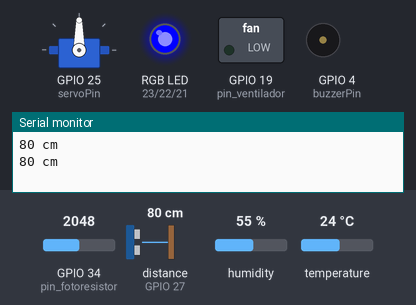
Recording of a sketch running on a simulated ESP32. Shown: servo, switched loads named in the sketch (green lamp = pin HIGH), an RGB LED mixed from three pins (HIGH = lit), buzzer (waves = sounding, pin HIGH), the last lines printed to the serial monitor. Wiring (inferred from the names in the program): ultrasonic range finder: trigger GPIO 26; echo GPIO 27. The test bench sets the inputs (shaded band); at power-on: distance to the obstacle (sensor on GPIO 27) 80 cm, temperature 24 °C, GPIO 34 (pin_fotoresistor) = 2048, humidity 55 %. The echo pulse lasts 58.3 µs per cm; WiFi joins after 1.5 s; servers stay silent unless stated; no MQTT or app messages arrive unless stated; pins used as bus, display or sensor lines are not drawn.

Above: at 3.2 s.
3.3 s: distance to the obstacle (sensor on GPIO 27) set to 22 cm
5.3 s: distance to the obstacle (sensor on GPIO 27) set to 17 cm
At 7.2 s:
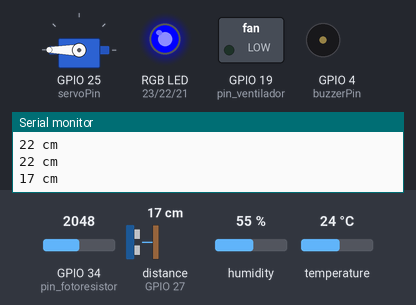
At 11.3 s:
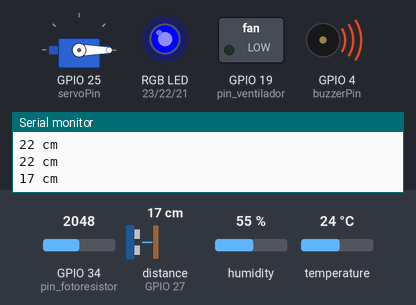
11.4 s: temperature set to 29.3 °C
13.8 s: temperature set to 30.7 °C
At 19.5 s:
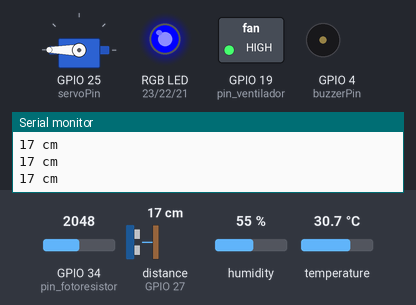
19.8 s: GPIO 34 (pin_fotoresistor) set to 221
25.9 s: GPIO 34 (pin_fotoresistor) set to 182
At 31.7 s:
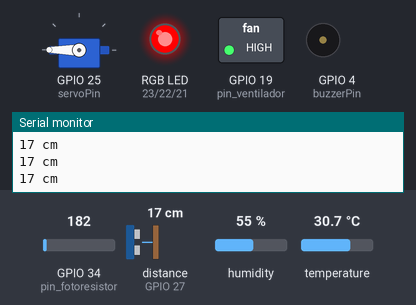
Timing chart, 0 to 43.0 s (numbered marks = the images above; inputs shaded):
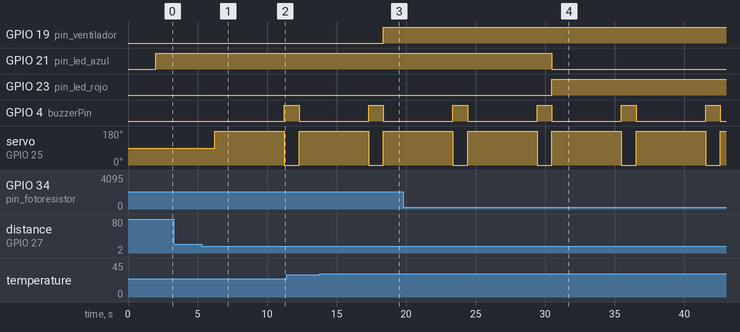

Measured:
- the behaviour switches between 20 and 19 cm on distance to the obstacle (sensor on GPIO 27) (found by bisection; images 0 and 1)
- the behaviour switches between 29.9 and 30 °C on temperature (found by bisection; images 2 and 3)
- the behaviour switches between 201 and 200 on GPIO 34 (pin_fotoresistor) (found by bisection; images 3 and 4)
- after the input at 5.3 s, GPIO 4 (buzzerPin): LOW → HIGH after 5.9 s; servo on GPIO 25 (servoPin): 90° → 180° after 0.94 s, → 0° 5.0 s later
- after the input at 13.8 s, GPIO 19 (pin_ventilador): LOW → HIGH after 4.6 s
- after the input at 25.9 s, GPIO 21 (pin_led_azul): HIGH → LOW after 4.6 s; GPIO 23 (pin_led_rojo): LOW → HIGH after 4.6 s

The sketch:

proyecto.ino
```cpp
#include <DHT.h>
#include <WiFi.h>
#include <PubSubClient.h>
#include <Servo.h>

// Configuración de WiFi
const char* ssid = "Redmi Note 10S";
const char* password = "Qwerty090903";
const char* mqtt_server = "broker.emqx.io";
const char* mqtt_topic = "temperatura-y-luz";
const char* mqtt_topic2 = "humedad-y-luz";
const char* mqtt_topic3 = "luz";
const char* mqtt_topic4 = "actuadores";

// Configuración del pin del LED RGB y del fotoresistor
const int pin_led_rojo = 23;
const int pin_led_verde = 22;
const int pin_led_azul = 21;
const int pin_fotoresistor = 34;

// Configuración del pin del ventilador y del DHT22
const int pin_ventilador = 19;
const int pin_dht = 18;
const int dht_tipo = DHT22;

//Configuración del pin del sensor ultrasonico, buzzer y servo
const int trigPin = 26;
const int echoPin = 27;
const int servoPin = 25;
const int buzzerPin = 4;

// Configuración de objetos de biblioteca
DHT dht(pin_dht, dht_tipo);
WiFiClient wifi_client;
PubSubClient mqtt_client(wifi_client);
Servo myservo;

bool buzzerState = false;

// Función para encender el LED RGB
void encender_led(int rojo, int verde, int azul) {
  analogWrite(pin_led_rojo, rojo);
  analogWrite(pin_led_verde, verde);
  analogWrite(pin_led_azul, azul);
}

void setup() {
  // Inicialización de los pines
  pinMode(pin_led_rojo, OUTPUT);
  pinMode(pin_led_verde, OUTPUT);
  pinMode(pin_led_azul, OUTPUT);
  pinMode(pin_ventilador, OUTPUT);
  pinMode(pin_fotoresistor, INPUT);
  pinMode(trigPin, OUTPUT);
  pinMode(echoPin, INPUT);
  pinMode(buzzerPin, OUTPUT);
  myservo.attach(servoPin);

  // Conexión WiFi
  WiFi.begin(ssid, password);
  while (WiFi.status() != WL_CONNECTED) {
    delay(1000);
  }


  // Conexión MQTT
  mqtt_client.setServer(mqtt_server, 1883);

  // Inicialización del DHT
  dht.begin();
}

void loop() {
  // Medición de la temperatura y la humedad
  float temperatura = dht.readTemperature();
  float humedad = dht.readHumidity();

  // Encendido/apagado del ventilador
  if (temperatura >= 30.0)
  {
analogWrite(pin_ventilador, 255);
} else {
analogWrite(pin_ventilador, 0);
}

// Medición de la intensidad de la luz
int intensidad_luz = analogRead(pin_fotoresistor);

// Encendido/apagado del LED RGB
if (intensidad_luz <= 200) { // ajusta el valor de este umbral según tus necesidades
encender_led(255, 0, 0); // enciende el LED en rojo
} else {
encender_led(0, 0, 255); // enciende el LED en azul
}

  long duration, distance;
  digitalWrite(trigPin, LOW);
  delayMicroseconds(2);
  digitalWrite(trigPin, HIGH);
  delayMicroseconds(10);
  digitalWrite(trigPin, LOW);
  duration = pulseIn(echoPin, HIGH);
  distance = (duration/2) / 29.1;
  Serial.print(distance);
  Serial.println(" cm");

  if (distance < 20) { //Si el objeto esta a menos de 20cm de distancia
    myservo.write(180); // mueve el servo a 180 grados
    digitalWrite(buzzerPin, LOW); // activa el buzzer
    buzzerState = true; // actualiza el estado del buzzer
    delay(5000); // espera 5 segundos
    myservo.write(0); // mueve el servo a 0 grados
    digitalWrite(buzzerPin, HIGH); // desactiva el buzzer
    buzzerState = false; // actualiza el estado del buzzer
  }

// Publicación de datos en el broker MQTT
if (mqtt_client.connect("ESP32-cliente")) {
mqtt_client.publish(mqtt_topic, String(temperatura).c_str());
mqtt_client.publish(mqtt_topic2, String(humedad).c_str());
mqtt_client.publish(mqtt_topic3, String(intensidad_luz).c_str());
mqtt_client.publish(mqtt_topic4, String(buzzerState).c_str());
}

// Espera antes de volver a empezar el ciclo loop
delay(1000);
}
```
